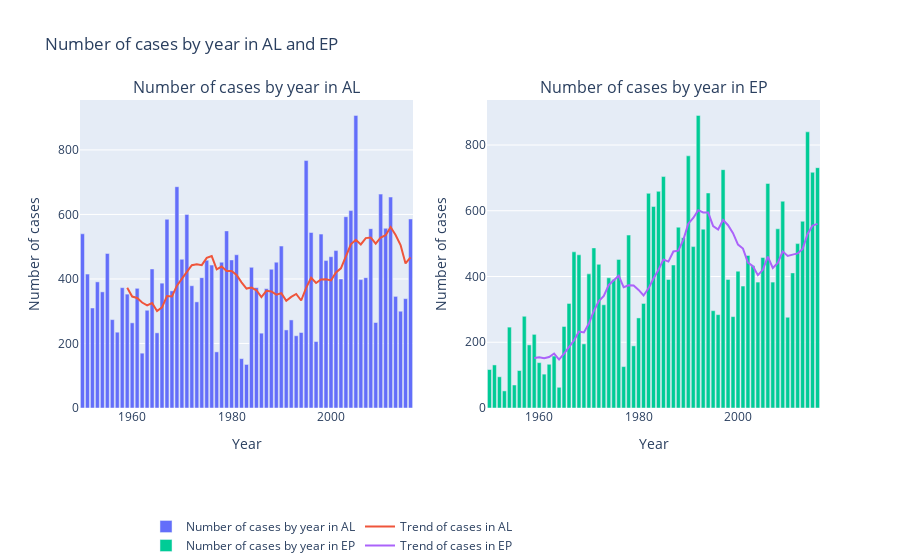

The notebook cell saved with this chart:
### Code cell
from plotly.subplots import make_subplots

# Plot the augmentation for AL and EP
df_AL['year'] = pd.to_datetime(df_AL['DateTime']).dt.year
df_EP['year'] = pd.to_datetime(df_EP['DateTime']).dt.year

count_AL = df_AL.groupby('year').size().reset_index(name='count')
count_EP = df_EP.groupby('year').size().reset_index(name='count')
    
# Clear the figure
fig = go.Figure()

# Subplots
fig = make_subplots(rows=1, cols=2, subplot_titles=('Number of cases by year in AL', 'Number of cases by year in EP'))

fig.add_trace(go.Bar(x=count_AL['year'], y=count_AL['count'], name='Number of cases by year in AL'), row=1, col=1)
# Add rolling mean
count_AL['rolling_mean'] = count_AL['count'].rolling(window=10).mean()
fig.add_trace(go.Scatter(x=count_AL['year'], y=count_AL['rolling_mean'], mode='lines', name='Trend of cases in AL'), row=1, col=1)

fig.add_trace(go.Bar(x=count_EP['year'], y=count_EP['count'], name='Number of cases by year in EP'), row=1, col=2)
# Add rolling mean
count_EP['rolling_mean'] = count_EP['count'].rolling(window=10).mean()
fig.add_trace(go.Scatter(x=count_EP['year'], y=count_EP['rolling_mean'], mode='lines', name='Trend of cases in EP'), row=1, col=2)

fig.update_layout(title_text='Number of cases by year in AL and EP')
fig.update_xaxes(title_text='Year')
fig.update_yaxes(title_text='Number of cases')
fig.update_layout(legend=dict(x=0.15, y=-0.3, orientation='h'))
fig.show()

### Figure 1 — Plotly figure (JSON) as saved in the notebook; plotly's stock layout.template omitted (floating-point values rounded to 4 significant figures)
{"data": [{"name": "Number of cases by year in AL", "type": "bar", "x": [1950, 1951, 1952, 1953, 1954, 1955, 1956, 1957, 1958, 1959, 1960, 1961, 1962, 1963, 1964, 1965, 1966, 1967, 1968, 1969, 1970, 1971, 1972, 1973, 1974, 1975, 1976, 1977, 1978, 1979, 1980, 1981, 1982, 1983, 1984, 1985, 1986, 1987, 1988, 1989, 1990, 1991, 1992, 1993, 1994, 1995, 1996, 1997, 1998, 1999, 2000, 2001, 2002, 2003, 2004, 2005, 2006, 2007, 2008, 2009, 2010, 2011, 2012, 2013, 2014, 2015, 2016], "xaxis": "x", "y": [540, 415, 310, 391, 360, 479, 274, 235, 373, 353, 264, 371, 170, 303, 431, 233, 387, 585, 363, 686, 461, 600, 379, 329, 404, 458, 443, 174, 452, 549, 459, 475, 153, 135, 436, 373, 232, 370, 430, 452, 502, 242, 273, 224, 234, 767, 544, 206, 539, 457, 469, 488, 400, 593, 612, 907, 398, 404, 556, 265, 663, 557, 654, 346, 300, 339, 586], "yaxis": "y"}, {"mode": "lines", "name": "Trend of cases in AL", "type": "scatter", "x": [1950, 1951, 1952, 1953, 1954, 1955, 1956, 1957, 1958, 1959, 1960, 1961, 1962, 1963, 1964, 1965, 1966, 1967, 1968, 1969, 1970, 1971, 1972, 1973, 1974, 1975, 1976, 1977, 1978, 1979, 1980, 1981, 1982, 1983, 1984, 1985, 1986, 1987, 1988, 1989, 1990, 1991, 1992, 1993, 1994, 1995, 1996, 1997, 1998, 1999, 2000, 2001, 2002, 2003, 2004, 2005, 2006, 2007, 2008, 2009, 2010, 2011, 2012, 2013, 2014, 2015, 2016], "xaxis": "x", "y": [null, null, null, null, null, null, null, null, null, 373, 345.4, 341, 327, 318.2, 325.3, 300.7, 312, 347, 346, 379.3, 399, 421.9, 442.8, 445.4, 442.7, 465.2, 470.8, 429.7, 438.6, 424.9, 424.7, 412.2, 389.6, 370.2, 373.4, 364.9, 343.8, 363.4, 361.2, 351.5, 355.8, 332.5, 344.5, 353.4, 333.2, 372.6, 403.8, 387.4, 398.3, 398.8, 395.5, 420.1, 432.8, 469.7, 507.5, 521.5, 506.9, 526.7, 528.4, 509.2, 528.6, 535.5, 560.9, 536.2, 505, 448.2, 467], "yaxis": "y"}, {"name": "Number of cases by year in EP", "type": "bar", "x": [1950, 1951, 1952, 1953, 1954, 1955, 1956, 1957, 1958, 1959, 1960, 1961, 1962, 1963, 1964, 1965, 1966, 1967, 1968, 1969, 1970, 1971, 1972, 1973, 1974, 1975, 1976, 1977, 1978, 1979, 1980, 1981, 1982, 1983, 1984, 1985, 1986, 1987, 1988, 1989, 1990, 1991, 1992, 1993, 1994, 1995, 1996, 1997, 1998, 1999, 2000, 2001, 2002, 2003, 2004, 2005, 2006, 2007, 2008, 2009, 2010, 2011, 2012, 2013, 2014, 2015, 2016], "xaxis": "x2", "y": [117, 131, 95, 52, 246, 70, 114, 279, 192, 224, 138, 103, 133, 158, 63, 248, 318, 475, 466, 195, 408, 487, 437, 314, 396, 391, 452, 126, 526, 189, 274, 318, 653, 613, 659, 704, 391, 435, 550, 518, 767, 491, 890, 544, 654, 296, 284, 725, 391, 278, 416, 371, 464, 433, 383, 458, 683, 383, 545, 629, 276, 411, 500, 568, 840, 717, 731], "yaxis": "y2"}, {"mode": "lines", "name": "Trend of cases in EP", "type": "scatter", "x": [1950, 1951, 1952, 1953, 1954, 1955, 1956, 1957, 1958, 1959, 1960, 1961, 1962, 1963, 1964, 1965, 1966, 1967, 1968, 1969, 1970, 1971, 1972, 1973, 1974, 1975, 1976, 1977, 1978, 1979, 1980, 1981, 1982, 1983, 1984, 1985, 1986, 1987, 1988, 1989, 1990, 1991, 1992, 1993, 1994, 1995, 1996, 1997, 1998, 1999, 2000, 2001, 2002, 2003, 2004, 2005, 2006, 2007, 2008, 2009, 2010, 2011, 2012, 2013, 2014, 2015, 2016], "xaxis": "x2", "y": [null, null, null, null, null, null, null, null, null, 152, 154.1, 151.3, 155.1, 165.7, 147.4, 165.2, 185.6, 205.2, 232.6, 229.7, 256.7, 295.1, 325.5, 341.1, 374.4, 388.7, 402.1, 367.2, 373.2, 372.6, 359.2, 342.3, 363.9, 393.8, 420.1, 451.4, 445.3, 476.2, 478.6, 511.5, 560.8, 578.1, 601.8, 594.9, 594.4, 553.6, 542.9, 571.9, 556, 532, 496.9, 484.9, 442.3, 431.2, 404.1, 420.3, 460.2, 426, 441.4, 476.5, 462.5, 466.5, 470.1, 483.6, 529.3, 555.2, 560], "yaxis": "y2"}], "layout": {"annotations": [{"font": {"size": 16}, "showarrow": false, "text": "Number of cases by year in AL", "x": 0.225, "xanchor": "center", "xref": "paper", "y": 1, "yanchor": "bottom", "yref": "paper"}, {"font": {"size": 16}, "showarrow": false, "text": "Number of cases by year in EP", "x": 0.775, "xanchor": "center", "xref": "paper", "y": 1, "yanchor": "bottom", "yref": "paper"}], "legend": {"orientation": "h", "x": 0.15, "y": -0.3}, "title": {"text": "Number of cases by year in AL and EP"}, "xaxis": {"anchor": "y", "domain": [0, 0.45], "title": {"text": "Year"}}, "xaxis2": {"anchor": "y2", "domain": [0.55, 1], "title": {"text": "Year"}}, "yaxis": {"anchor": "x", "domain": [0, 1], "title": {"text": "Number of cases"}}, "yaxis2": {"anchor": "x2", "domain": [0, 1], "title": {"text": "Number of cases"}}}}
